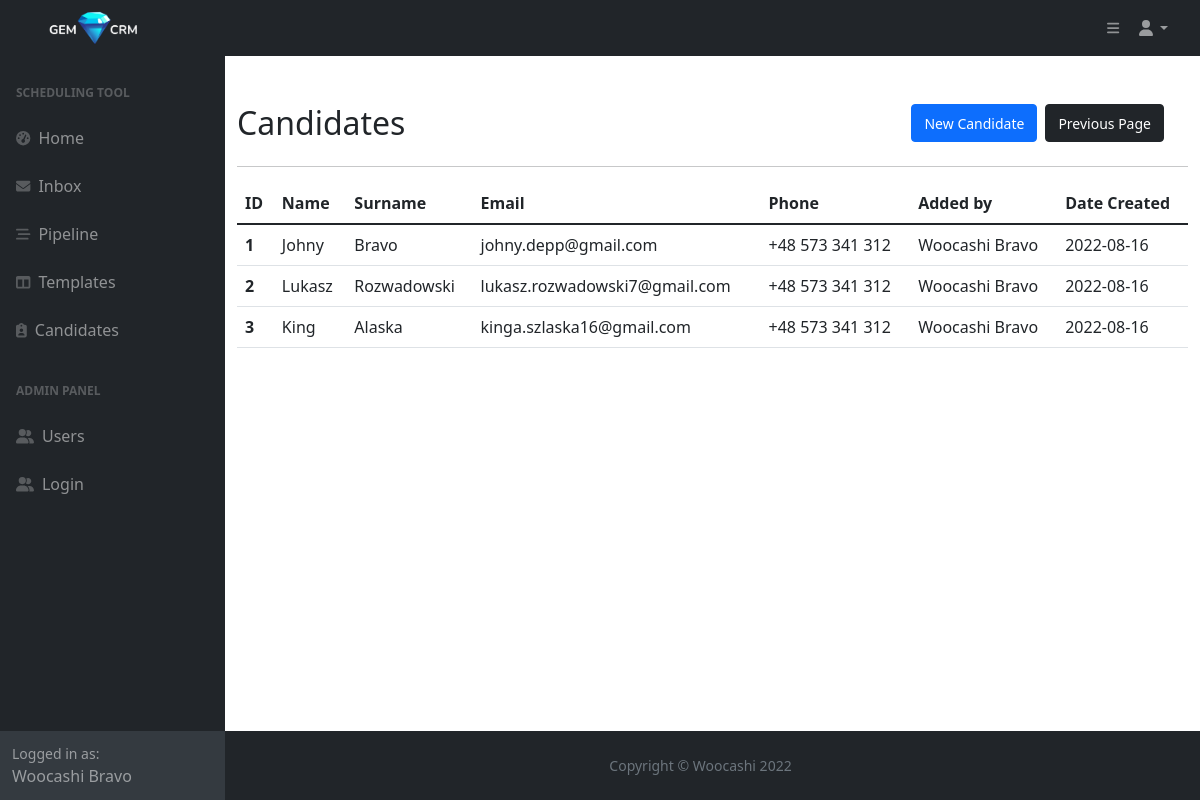
/candidates (signed in), run on an earlier commit of the app's database.
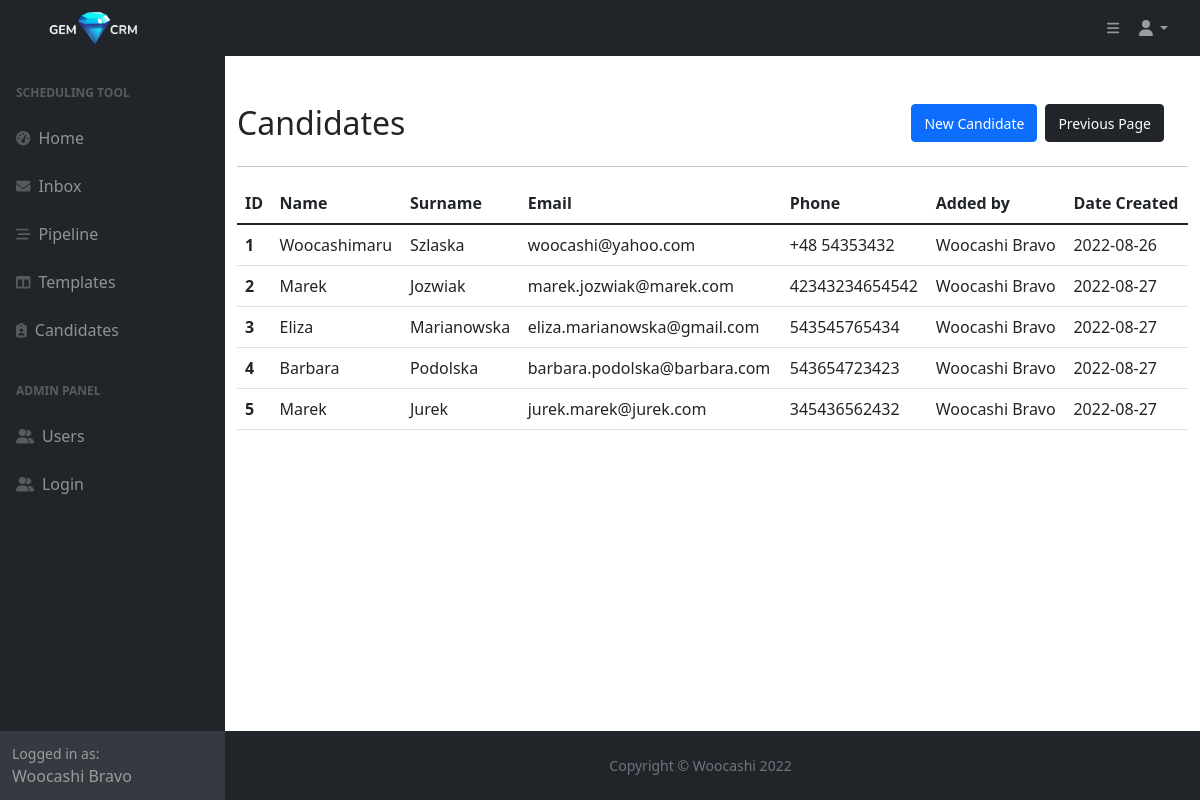
And on a later commit of the database.
### main.py (models this page shows)
class User(db.Model, UserMixin, Base):
    __tablename__="users"
    id = db.Column(db.Integer, primary_key=True)
    first_name = db.Column(db.String, nullable=False)
    last_name = db.Column(db.String, nullable=False)
    full_name = db.Column(db.String, nullable=False)
    email = db.Column(db.String, nullable=False, unique=True)
    phone = db.Column(db.String, nullable=False)
    type = db.Column(db.String, nullable=False)
    password = db.Column(db.String, nullable=False)
    templates = relationship("Template", back_populates="created_by")
    candidates = relationship("Candidate", back_populates="created_by")
    tasks_sent = relationship("Task", primaryjoin="User.id==Task.sender_id", back_populates="from_user")
    tasks_received = relationship("Task", primaryjoin="User.id==Task.recipient_id", back_populates="to_user")
    tasks_delegated = relationship("Task", primaryjoin="User.id==Task.delegate_id", back_populates="delegated_by")
    message = relationship("Message", primaryjoin="Message.user_id==User.id", back_populates="user")

class Candidate(db.Model, Base):
    __tablename__="candidates"
    id = db.Column(db.Integer, primary_key=True)
    first_name = db.Column(db.String, nullable=False)
    last_name = db.Column(db.String, nullable=False)
    full_name = db.Column(db.String, nullable=False)
    email = db.Column(db.String, nullable=False, unique=True)
    phone = db.Column(db.String, nullable=False)
    cv = db.Column(db.String, nullable=True)
    owner_id = Column(Integer, ForeignKey('users.id'))
    created_by = relationship("User", back_populates="candidates")
    created_date = db.Column(db.Date, nullable=False)
    tasks = relationship("Task", back_populates="candidate")
    message = relationship("Message", primaryjoin="Message.candidate_id==Candidate.id", back_populates="candidate")

### main.py (the view)
@app.route('/candidates')
@login_required
def candidates():
    candidates = db.session.query(Candidate).all()
    return render_template('candidates.html', candidates=candidates, current_user=current_user)

### main.py (called while the page is built)
@login_manager.user_loader
def load_user(user_id):
    try:
        return User.query.get(user_id)
    except:
        return None

### templates/candidates.html
{% import "bootstrap/wtf.html" as wtf %}
{% include 'header.html' %}
	<main>
		<div class="container mt-4">
			<div class="row d-flex align-items-center">
				<div class="row d-flex justify-content-between">
					<div class="col">
						<h2 class="mt-4">Candidates</h2>
					</div>
					<div class="col d-flex justify-content-end mt-4">
						<span><a class="btn btn-primary ms-2" href="{{url_for('candidates_new', form=form)}}"><small>New Candidate</small></a></span>
						<span><a class="btn btn-dark ms-2" href="javascript:history.back()"><small>Previous Page</small></a></span>
					</div>
				</div>
			</div>
			<hr>
			{% if candidates|length == 0 %}
			<p>There are no candidates registered in this CRM environment</p>
			{% else %}
			<table class="table">
				  <thead>
				    <tr>
				      <th scope="col">ID</th>
				      <th scope="col">Name</th>
				      <th scope="col">Surname</th>
				      <th scope="col">Email</th>
					    <th scope="col">Phone</th>
					    <th scope="col">Added by</th>
					    <th scope="col">Date Created</th>
				    </tr>
				  </thead>
				  <tbody>
				  {% for candidate in candidates %}
				    <tr>
				      <th scope="row">{{candidate.id}}</th>
				      <td>{{candidate.first_name}}</td>
				      <td>{{candidate.last_name}}</td>
				      <td>{{candidate.email}}</td>
					    <td>{{candidate.phone}}</td>
					    <td>{{candidate.created_by.full_name}}</td>
					    <td>{{candidate.created_date}}</td>
				    </tr>
				  {% endfor %}
				  </tbody>
				</table>
			{% endif %}
		</div>
	</main>
{% include 'footer.html' %}

### templates/header.html (shortened to what this page needs)
<!DOCTYPE html>
<html lang="en">
    <head>
        <link href="https://cdn.jsdelivr.net/npm/simple-datatables@latest/dist/style.css" rel="stylesheet" />
        <link href="{{ url_for('static', filename='css/styles.css') }}" rel="stylesheet" />
    </head>
    <body class="sb-nav-fixed">
        <nav class="sb-topnav d-flex justify-content-between navbar navbar-expand navbar-dark bg-dark">
                <a class="navbar-brand ps-3" href="{{ url_for('home') }}"><img class="img-fluid gem-logo" src="{{url_for('static', filename='assets/img/logo-white.png')}}" alt="logo"></a>
                 <div class="d-flex">
                <button class="btn btn-link btn-sm order-1 order-lg-0 me-4 me-lg-0" id="sidebarToggle" ><i class="fas fa-bars"></i></button>
            <ul class="navbar-nav ms-auto ms-md-0 me-3 me-lg-4">
                <li class="nav-item dropdown">
                    <a class="nav-link dropdown-toggle" id="navbarDropdown" href="#" role="button" data-bs-toggle="dropdown" aria-expanded="false"><i class="fas fa-user fa-fw"></i></a>
                </li>
            </ul>
                </div>
        </nav>
        <div id="layoutSidenav">
            <div id="layoutSidenav_nav">
                <nav class="sb-sidenav accordion sb-sidenav-dark" id="sidenavAccordion">
                    <div class="sb-sidenav-menu">
                        <div class="nav">
                            <div class="sb-sidenav-menu-heading">Scheduling tool</div>
                            <a class="nav-link" href={{url_for('home')}}>
                                <div class="sb-nav-link-icon"><i class="fas fa-tachometer-alt"></i></div>
                                Home
                            <a class="nav-link" href="{{url_for('inbox')}}">
                                <div class="sb-nav-link-icon"><i class="fa-solid fa-envelope"></i></div>
                                Inbox
                            </a>
                            <a class="nav-link" href={{url_for('pipeline')}}>
                                <div class="sb-nav-link-icon"><i class="fa-solid fa-bars-staggered"></i></div>
                                Pipeline
                            </a>
                            <a class="nav-link" href={{url_for('templates')}}>
                                <div class="sb-nav-link-icon"><i class="fas fa-columns"></i></div>
                                Templates
                            </a>
                            <a class="nav-link" href={{url_for('candidates')}}>
                                <div class="sb-nav-link-icon me-2"><i class="fa-solid fa-clipboard-user"></i></div>
                                Candidates
                            </a>
                            <div class="sb-sidenav-menu-heading">ADMIN PANEL</div>
                            <a class="nav-link" href="{{url_for('users')}}">
                                <div class="sb-nav-link-icon"><i class="fa-solid fa-user-group"></i></div>
                                Users
                            </a>
                            <a class="nav-link" href="{{url_for('login')}}">
                                <div class="sb-nav-link-icon"><i class="fa-solid fa-user-group"></i></div>
                                Login
                            </a>
                        </div>
                    </div>
                    {% if current_user %}
                    <div class="sb-sidenav-footer">
                        <div class="small">Logged in as:</div>
                        {{current_user.first_name}} {{current_user.last_name}}
                    </div>
                    {% endif %}
                </nav>
            </div>
            <div id="layoutSidenav_content">

### templates/footer.html (shortened to what this page needs)
<footer class="py-4 bg-dark mt-auto">
                    <div class="container-fluid px-4">
                        <div class="d-flex align-items-center justify-content-center small">
                            <div class="text-muted me-4">Copyright &copy; Woocashi 2022</div>
                        </div>
                    </div>
                </footer>
            </div>
        </div>
    </body>
</html>

What changed in the data, as far as the page shows it:
changed Candidate id 1: first_name "Johny" → "Woocashimaru"; last_name "Bravo" → "Szlaska"; email "johny.depp@gmail.com" → "woocashi@yahoo.com"; phone "+48 573 341 312" → "+48 54353432"; created_date "2022-08-16" → "2022-08-26"
changed Candidate id 2: first_name "Lukasz" → "Marek"; last_name "Rozwadowski" → "Jozwiak"; email "lukasz.rozwadowski7@gmail.com" → "marek.jozwiak@marek.com"; phone "+48 573 341 312" → "42343234654542"; created_date "2022-08-16" → "2022-08-27"
changed Candidate id 3: first_name "King" → "Eliza"; last_name "Alaska" → "Marianowska"; email "kinga.szlaska16@gmail.com" → "eliza.marianowska@gmail.com"; phone "+48 573 341 312" → "543545765434"; created_date "2022-08-16" → "2022-08-27"
added Candidate: id "4", first_name "Barbara", last_name "Podolska", email "barbara.podolska@barbara.com", phone "543654723423", created_by.full_name "Woocashi Bravo", created_date "2022-08-27"
added Candidate: id "5", first_name "Marek", last_name "Jurek", email "jurek.marek@jurek.com", phone "345436562432", created_by.full_name "Woocashi Bravo", created_date "2022-08-27"
